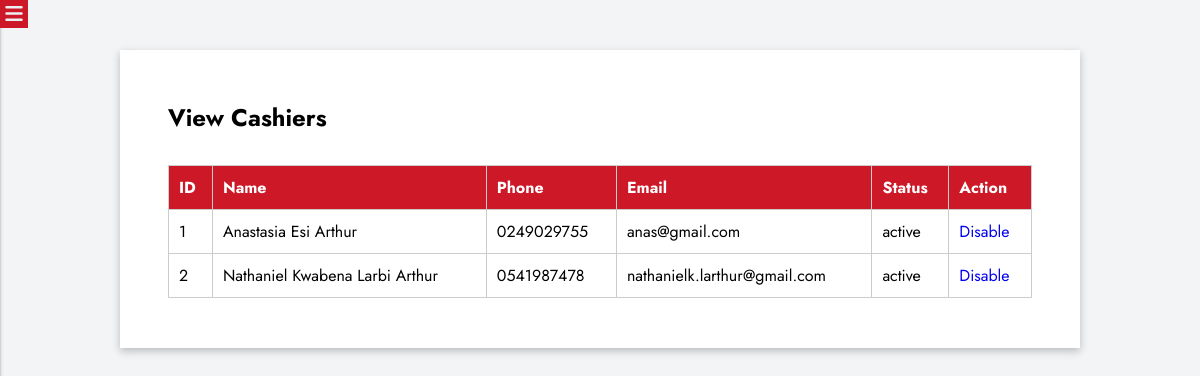
Page /admin/view_cashiers.php (signed in) on the committed database.
### tables this page shows
CREATE TABLE `cashiers` (
  `id` int(11) NOT NULL,
  `name` varchar(255) NOT NULL,
  `phone` varchar(20) NOT NULL,
  `email` varchar(255) NOT NULL,
  `password` varchar(255) NOT NULL,
  `created_at` timestamp NOT NULL DEFAULT current_timestamp(),
  `status` enum('active','disabled') DEFAULT 'active'
);

### admin/view_cashiers.php (the view, shortened to what this page needs)
<?php
include 'db.php';
$sql = "SELECT * FROM cashiers";
$result = mysqli_query($conn, $sql);
?>
<!DOCTYPE html>
<html lang="en">
<head>
    <?php include '../cdn.php'; ?>
    <link rel="stylesheet" href="../css/base.css">
    <link rel="stylesheet" href="../css/auth.css">
</head>
<body>
<?php include 'sidebar.php'; ?>
<div class="auth_alls">
    <div class="auth_box">
        <h2>View Cashiers</h2>
        <table border="1">
            <tr>
                <th>ID</th>
                <th>Name</th>
                <th>Phone</th>
                <th>Email</th>
                <th>Status</th>
                <th>Action</th>
            </tr>
            <?php while ($row = mysqli_fetch_assoc($result)) { ?>
            <tr>
                <td><?= $row['id'] ?></td>
                <td><?= htmlspecialchars($row['name']) ?></td>
                <td><?= htmlspecialchars($row['phone']) ?></td>
                <td><?= htmlspecialchars($row['email']) ?></td>
                <td><?= $row['status'] ?></td>
                <td>
                    <a href="view_cashiers.php?toggle_id=<?= $row['id'] ?>&status=<?= $row['status'] ?>"
                        onclick="return confirm('Are you sure you want to change this cashier\'s status?');">
                        <?= $row['status'] == 'active' ? 'Disable' : 'Enable' ?>
                    </a>
                </td>
            </tr>
            <?php } ?>
        </table>
    </div>
</div>
</body>
</html>

### css/base.css (style rules this page uses)
* { margin: 0; padding: 0; box-sizing: border-box; font-family: "Jost", serif; text-decoration: none; }
body { font-family: "Jost", serif; background-color: #f2f4f6; }
table { width: 100%; border-collapse: collapse; margin-top: 30px; }
table, th, td { border: 1px solid #ccc; }
th, td { padding: 10px; text-align: left; }
th { background-color: #cc1827; color: white; }

### css/auth.css (style rules this page uses)
.auth_alls { padding: 0 10%; display: flex; flex-direction: column; justify-content: center; align-items: center; width: 100%; }
.auth_box { width: 100%; padding: 0 5%; padding-block: 50px; background-color: #fff; margin-block: 50px; box-shadow: rgba(0, 0, 0, 0.24) 0px 3px 8px; }

### rows in the picture
cashiers: id "1", name "Anastasia Esi Arthur", phone "0249029755", email "anas@gmail.com", status "active", shows "Disable"
cashiers: id "2", name "Nathaniel Kwabena Larbi Arthur", phone "0541987478", email "nathanielk.larthur@gmail.com", status "active", shows "Disable"
